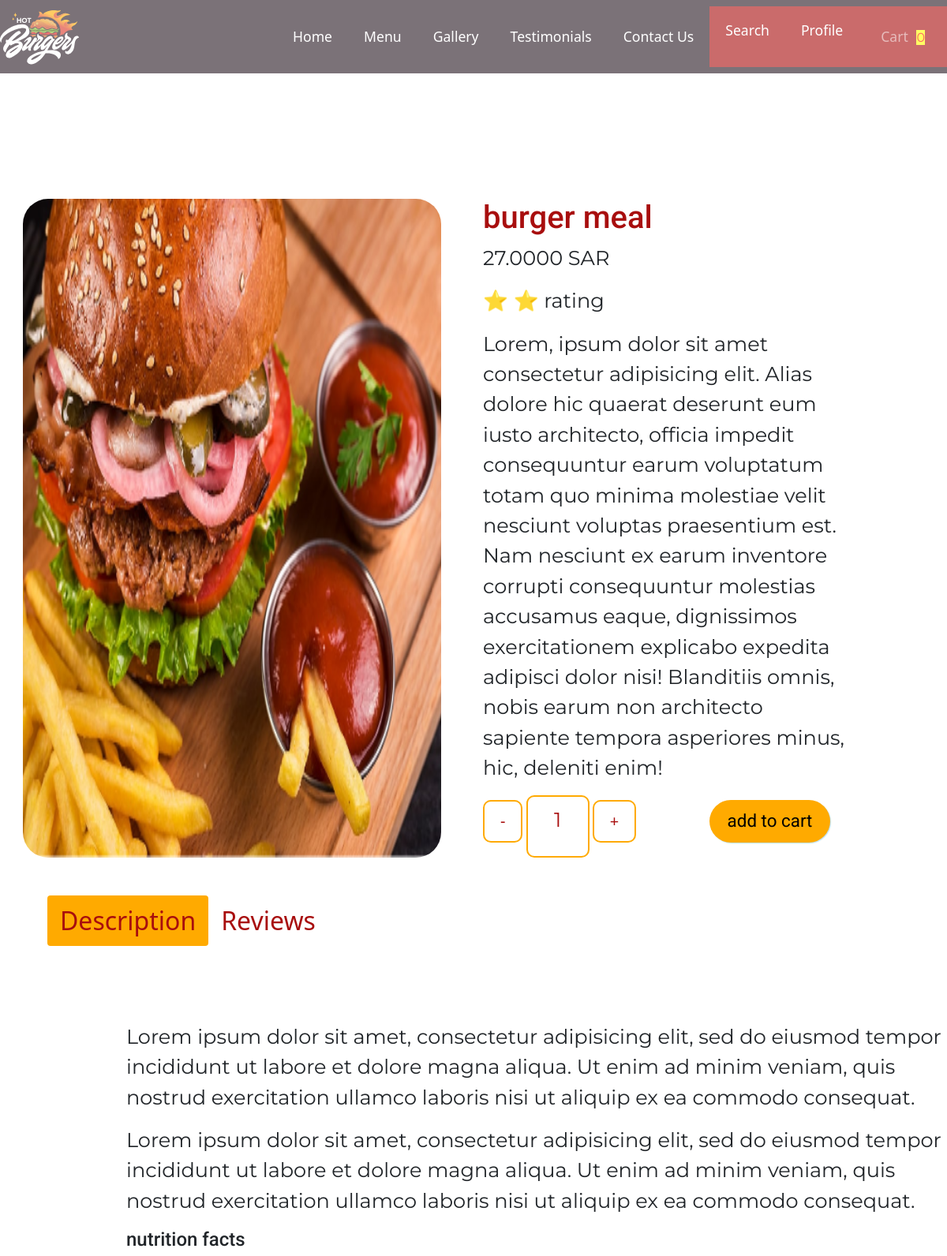
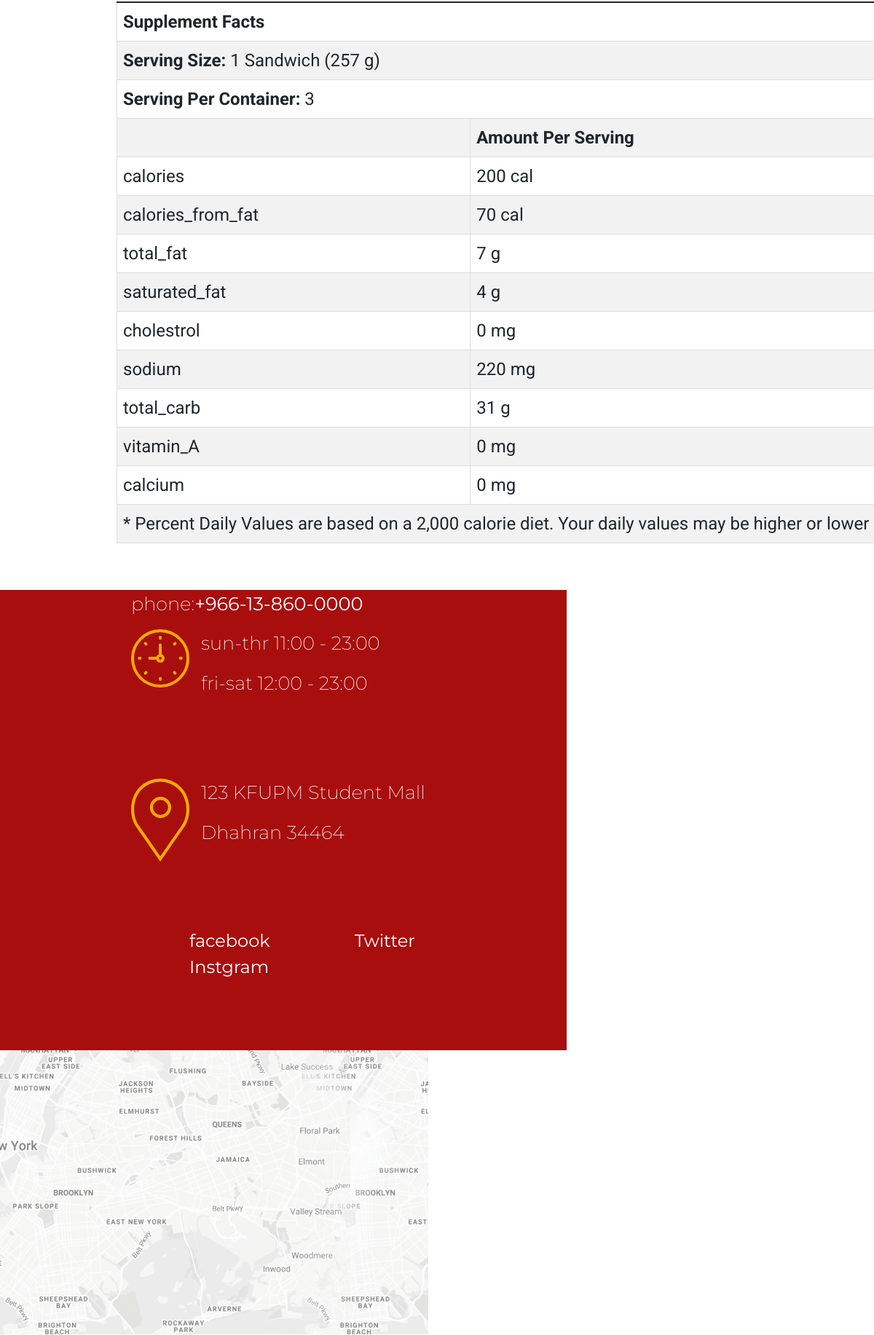
Screenshot of /detail.php?id=3 (upper part) with the database file from the repository (2 pictures, top to bottom).
### tables this page shows
CREATE TABLE `meal` (
  `id` int(11) NOT NULL,
  `title` varchar(50) NOT NULL,
  `price` decimal(10,4) UNSIGNED NOT NULL,
  `image` varchar(500) NOT NULL,
  `description` varchar(700) NOT NULL
);

### php/meal_db.php (called while the page is built, shortened)
<?php
	class meal_db
	{
		private $connection;
		function __construct($connection)
        {
            $this->connection = $connection;
        }
        function getMealById($id){
        $fetch = $this->connection->prepare("SELECT * from meal WHERE id = '".$id."'  ");
        $fetch->execute();
        $row = $fetch->fetch(PDO::FETCH_ASSOC);
        $reviewQr = $this->connection->prepare("SELECT AVG(rating/20) AS rating from reviews WHERE meal_id = '".$id."'  ");
        $reviewQr->execute();
        $reviewRow = $reviewQr->fetch(PDO::FETCH_ASSOC);
        if (!empty($reviewRow)) {
        $rating = $reviewRow['rating'];
        } else {
        $rating = "-";
        }
        include 'meals.php';
        foreach ($meals as $key => $value) {
        if ($value["id"]==$id) {
        $result = array("title" => $row['title'],"price" => $row['price'],"rating" => $rating,"description" => $row['description'],"image" => $row['image'],"id" => $row['id'],"nutrition"=> $value['nutrition']);
        }
        }
        return $result;
        }
	}
?>

### detail.php (the view, shortened to what this page needs)
<!DOCTYPE html>
<html lang="en">
<?php
include "php/config.php";
include 'php/meal_db.php';
$db = new meal_db($connection);
include 'include/inc.header.php';
$id = $_GET['id'];
$data = $db->getMealById($id);
?>
<div class="best-sandwich row">
        <div class=" img-div col-lg-6 col-md-12 col-sm-12">
        <img src="projectImages\<?php echo $data['image'];  ?>" class="details-pic1 img-fluid">
    </div>
        <div class=" best-s col-lg-6 col-md-12">
        <h1 class="best-sandwich-h1"><?php echo $data['title'];  ?></h1>
        <p><?php echo $data['price'];  ?>  SAR</p>
        <p>&#11088;<?php echo $data['rating'];  ?> ⭐ rating</p>
        <p class="best-sandwich-p"><?php echo $data['description'];  ?> </p>
        <br>
        <a ><button id="des-order" onclick="desOrder()" class="best-sandwich-btn">-</button> </a>
        <a ><button class="best-sandwich-btn1"><p id="counter-cart">1</p></button> </a>
        <a ><button id="inc-order" onclick="incOrder()" class="best-sandwich-btn">+</button> </a>
        <a><button class="best-sandwich-add-cart" id="<?php echo $data['id'] ?>" onclick="card(this.id)" onclick="addToCartDetails()">add to cart</button></a>
    </div>
      </div>
            <ul class="tabs-button nav nav-pills mb-3" id="pills-tab" role="tablist">
              <li class="nav-item" role="presentation">
                <button class="nav-link active" id="pills-home-tab" data-bs-toggle="pill" data-bs-target="#pills-home" type="button" role="tab" aria-controls="pills-home" aria-selected="true">Description</button>
              </li>
              <li class="nav-item" role="presentation">
                <button class="nav-link" id="<?php echo $data['id'];  ?>" data-bs-toggle="pill" data-bs-target=".reviews" type="button" role="tab" aria-controls="pills-profile" aria-selected="false" onclick="showReviews(this.id)">Reviews</button>
              </li>
            </ul>
            <div class="tab-content" id="pills-tabContent">
          <div class="tab-pane fade show active" id="pills-home" role="tabpanel" aria-labelledby="pills-home-tab">
            <div class="description">
              <p class="description-p">Lorem ipsum dolor sit amet, consectetur adipisicing elit, sed do eiusmod tempor incididunt ut labore et dolore magna aliqua. Ut enim ad minim veniam, quis nostrud exercitation ullamco laboris nisi ut aliquip ex ea commodo
                consequat.</p>
              <p class="description-p">Lorem ipsum dolor sit amet, consectetur adipisicing elit, sed do eiusmod tempor incididunt ut labore et dolore magna aliqua. Ut enim ad minim veniam, quis nostrud exercitation ullamco laboris nisi ut aliquip ex ea commodo
                consequat.</p>
            </div>
            <div class="table-responsive">
            <div class="table">
              <h4 class="nutrition">nutrition facts</h4>
              <table class="nutrition-table">
                <tr>
                  <td colspan="3"><strong>Supplement Facts</strong> </td>
                </tr>
                <tr>
                  <td colspan="3"><strong>Serving Size:</strong> <?php echo $data['nutrition']['serving_size'];  ?></td>
                </tr>
                <tr>
                  <td colspan="3"><strong>Serving Per Container:</strong> <?php echo $data['nutrition']['serving_per_container'];  ?></td>
                </tr>
                <tr>
                  <td> </td>
                  <th> Amount Per Serving</th>
                </tr>
                <?php
        foreach ($data['nutrition']['facts'] as $key => $value) {
        ?>
        <TR>
          <Td> <?php echo $value['item']; ?>  </Td>
          <Td> <?php echo $value['amount_per_serving']; ?> <?php echo $value['unit']; ?> </Td>
        </TR>
        <?php
        }
        ?>
                <tr>
                  <td colspan="3">* Percent Daily Values are based on a 2,000 calorie diet. Your daily values may be higher or lower depending on your calorie needs</td>
                </tr>
              </table>
            </div>
            </div>
          </div>
            </div>
      <?php include 'include/inc.footer.php'; ?>

### style.css (style rules this page uses)
.details-pic1 { margin-left: 5%; height: 100%; width: 90%; border-radius: 2rem; }
.best-sandwich { padding-top: 6.73925rem; }
.best-sandwich-p { display: inline-block; width: 80%; }
.best-sandwich-btn { -webkit-border-radius: 10; -moz-border-radius: 10; border-radius: 10px; color: #A80E0E; font-size: 20px; background: #ffffff; padding: 10px 20px 10px 20px; border: solid #FFAA00 2px; text-decoration: none; }
.best-sandwich-btn1 { -webkit-border-radius: 10; -moz-border-radius: 10; border-radius: 10px; color: #A80E0E; font-size: 1rem; background: #ffffff; padding: 10px 20px 10px 20px; border: solid #FFAA00 2px; text-decoration: none; width: 5rem; }
.best-sandwich-add-cart { position: relative; font-family: arial; left: 15%; color: black !important; font-size: 1.4rem; box-shadow: 1px 1px 1px #BEE2F9; padding: 10px 23px; border-radius: 34px; border: 0px solid #3866A3; background: #FFAA00; font-family: 'Roboto', sans-serif; }
.description { margin-top: 6rem; margin-left: 10rem; }
.description-p { display: inline-block; width: 100%; }
.table { margin-left: 10rem; }
.nutrition { font-family: 'Roboto', sans-serif; font-size: 1.5rem; }
.nutrition-table { width: 90rem; border-collapse: collapse; font-family: 'Roboto', sans-serif; font-size: 1.5rem; }
.nutrition-table td, .nutrition-table th { border: 1px solid #DDD; padding: 0.5rem; text-align: left; }
.nutrition-table tr:nth-child(even) { background-color: #f2f2f2; }
.tabs-button { margin-top: 4%; margin-left: 5%; }
.nav-pills .nav-link.active, .nav-pills .show > .nav-link { color:#A80E0E; background-color: #FFAA00; }
.nav-link { font-size: 200%; color: #A80E0E; }
h1 { font-family: 'Roboto', sans-serif; color: #A80E0E; }
p { font-family: 'Montserrat', sans-serif; font-size: 1.6rem; }
a { text-decoration: none; }

### rows the page displays
meal: image (picture), title "burger meal", price "27.0000", description "Lorem, ipsum dolor sit amet consectetur adipisicing elit. Alias dolore hic quaerat deserunt eum iusto architecto, officia impedit consequuntur earum voluptatum totam quo minima molestiae velit nesciunt voluptas praesentium est. Nam nesciunt ex earum inventore corrupti consequuntur molestias accusamus eaque, dignissimos exercitationem explicabo expedita adipisci dolor nisi! Blanditiis omnis, nobis earum non architecto sapiente tempora asperiores minus, hic, deleniti enim!"

### other values shown
$cartCounter "0"
$data['nutrition']['serving_size'] "1 Sandwich (257 g)"
$data['nutrition']['serving_per_container'] "3"
$value['item'] "calories"
$value['amount_per_serving'] "200"
$value['unit'] "cal"
$value['item'] "calories_from_fat"
$value['amount_per_serving'] "70"
$value['item'] "total_fat"
$value['amount_per_serving'] "7"
$value['unit'] "g"
$value['item'] "saturated_fat"
$value['amount_per_serving'] "4"
$value['item'] "cholestrol"
$value['amount_per_serving'] "0"
